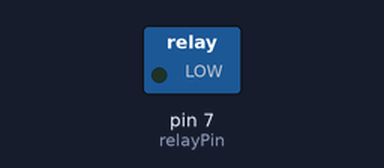
Recording of a sketch running on a simulated Arduino Uno, built with avr-gcc and run on an emulated ATmega328P. Shown: switched loads named in the sketch (green lamp = pin HIGH).

Above: at 1.0 s.
At 3.0 s:
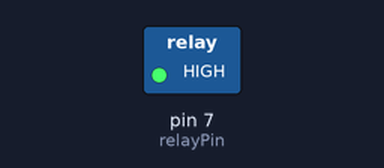
Timing chart, 0 to 5.2 s (numbered marks = the images above):
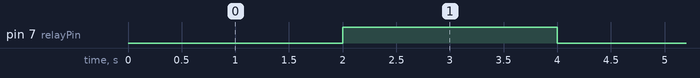

The sketch:

relay_module.ino
```cpp
// Relay connected to pin 7
int relayPin = 7;

void setup() {
  pinMode(relayPin, OUTPUT);   // Set relay pin as output
  digitalWrite(relayPin, HIGH); // Keep relay OFF initially (active LOW)
}

void loop() {
  // Turn ON relay
  digitalWrite(relayPin, LOW);   // Relay ON
  delay(2000);                  // Keep ON for 2 seconds

  // Turn OFF relay
  digitalWrite(relayPin, HIGH);  // Relay OFF
  delay(2000);                  // Keep OFF for 2 seconds
}
```

Measured:
- by itself, pin 7 (relayPin): alternates HIGH for 2.0 s and LOW for 2.0 s
